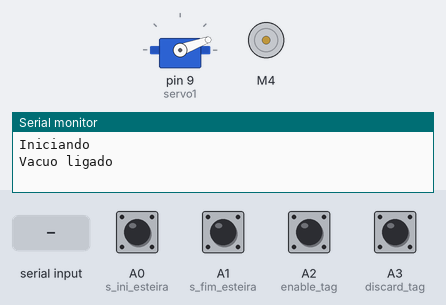
A sketch run on a simulated Arduino Uno, built with avr-gcc and run on an emulated ATmega328P. Shown: servo, DC motor (green arrow = forward, orange = backward, longer = faster), the last lines printed to the serial monitor. Inputs (shaded band) come from the test bench; at power-on: A0 (s_ini_esteira), A1 (s_fim_esteira), A2 (enable_tag), A3 (discard_tag) HIGH.

Above: at 2.2 s.
2.3 s: A0 (s_ini_esteira) pulled LOW for 0.15 s
At 2.6 s:
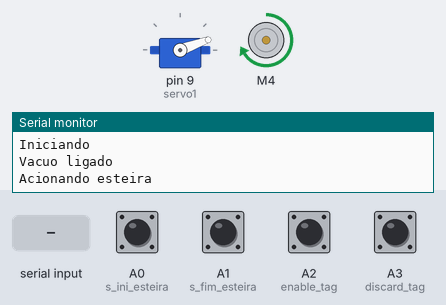
3.9 s: A1 (s_fim_esteira) pulled LOW for 3.2 s
At 5.7 s:
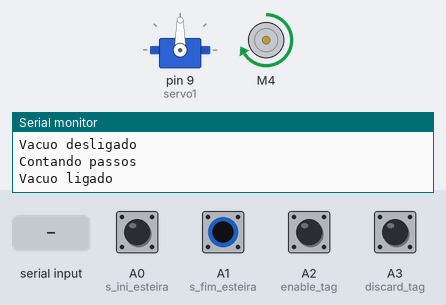
10.1 s: "200\n" received over Serial
At 11.7 s:
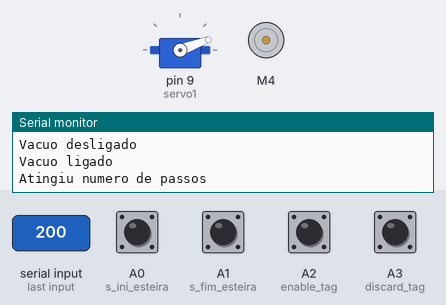
12.6 s: A3 (discard_tag) pulled LOW for 0.15 s
14.2 s: A0 (s_ini_esteira) pulled LOW for 1 s
At 15.2 s:
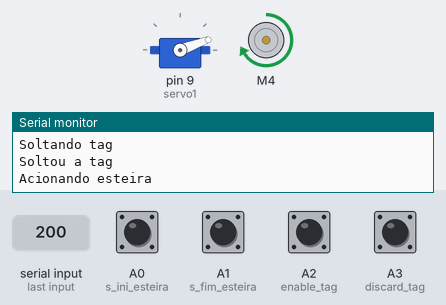
16.7 s: A1 (s_fim_esteira) pulled LOW for 0.15 s
At 18.5 s:
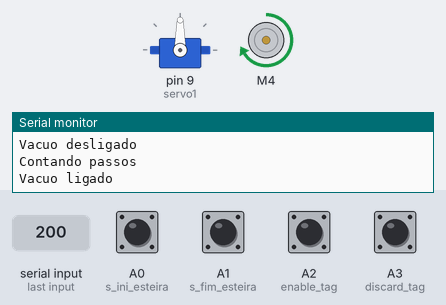
Timing chart, 0 to 20.2 s (numbered marks = the images above; inputs shaded):
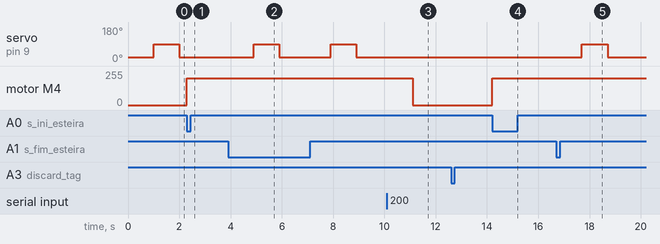

The sketch:

automatizacao_funcional.ino
```cpp
#include <AFMotor.h>
#include <Servo.h>

#define s_fim_esteira A1
#define s_ini_esteira A0
#define enable_tag    A2
#define discard_tag   A3
#define sentido_esteira FORWARD

AF_DCMotor esteira(4);
Servo servo1;

bool  emergencia = false;
int   passo_magazine = 0;
int   passo_esteira = 1;
int   pos_ini_servo = 20;
int   pos_fim_servo = 90;
long  contador_encoder_esteira = 0;
unsigned long t_servo = 0;
unsigned long t_esteira = 0;

void setup() {

  Serial.begin(9600);
  Serial.println("Iniciando");

  // Definir pino dos sensores
  pinMode(s_fim_esteira,INPUT_PULLUP);
  pinMode(s_ini_esteira,INPUT_PULLUP);
  pinMode(enable_tag,INPUT_PULLUP);
  pinMode(discard_tag,INPUT_PULLUP);
  servo1.attach(9);                   // Pino de acionamento do servo
  esteira.setSpeed(200);              // Velocidade

  // Se possuir tag no final da esteira e também no inicio, entra em emergência
  if (digitalRead(s_fim_esteira) == LOW and digitalRead(s_ini_esteira) == LOW and emergencia == false){
    emergencia = true;
    Serial.println("Entrou em emergência");
  }

  // Se possuir tag no final da esteira e nenhuma no inicio, solta a mesma
  if (digitalRead(s_fim_esteira) == LOW and digitalRead(s_ini_esteira) == HIGH and emergencia == false){

    t_esteira = millis();
    while(digitalRead(s_fim_esteira) == LOW){
      esteira.run(sentido_esteira);       // Aciona para soltar a tag no final

      if(millis() - t_esteira > 3000){
        emergencia = true;
        break;
      }
    }

    esteira.run(RELEASE);               // Aciona para voltar qualquer tag alimentada
    delay(1000);
  }
  esteira.run(RELEASE);                 // Para o acionamento

  if(emergencia == false){
    // Posição inicial do servo
    servo1.write(pos_ini_servo);        // Posição inicial

    delay(1000);                        // Tempo para estabilização
  }
}

void loop() {

  if(Serial.available()){
    contador_encoder_esteira = Serial.readString().toInt();
  }

  // Emergência
  if(emergencia == true){

    if(servo1.read() == 20){
      servo1.write(30);
      delay(100);
    }else{
      servo1.write(20);
      delay(100);
    }
  }else{

    // Aciona braço com servo
    if((passo_magazine == 0) or (passo_magazine == 1 and servo1.read() == pos_ini_servo and millis() - t_servo > 1000)){
      servo1.write(pos_fim_servo);
      t_servo = millis();
      passo_magazine = 2;
      Serial.println("Vacuo ligado");
    }

    // Desaciona braço com servo
    if(passo_magazine == 2 and servo1.read() == pos_fim_servo and millis() - t_servo > 1000){
      servo1.write(pos_ini_servo);
      t_servo = millis();
      passo_magazine = 3;
    }

    // Desliga vacuo
    if(passo_magazine == 3 and servo1.read() == pos_ini_servo and millis() - t_servo > 1000 and digitalRead(s_ini_esteira) == HIGH and digitalRead(s_fim_esteira) == LOW){
      // Desliga vacuo
      t_servo = millis();
      passo_magazine = 1;
      Serial.println("Vacuo desligado");
    }

    /* ESTEIRA */

    // Aciona esteira
    if(passo_esteira == 1 and digitalRead(s_ini_esteira) == LOW and digitalRead(s_fim_esteira) == HIGH and digitalRead(enable_tag) == HIGH){
      esteira.run(sentido_esteira);
      passo_esteira = 2;
      Serial.println("Acionando esteira");
    }

    // Contar passos esteira
    if(passo_esteira == 2 and digitalRead(s_fim_esteira) == LOW){
      contador_encoder_esteira = 0;
      passo_esteira = 3;
      Serial.println("Contando passos");
    }

    // Parar esteira
    if(passo_esteira == 3 and contador_encoder_esteira >= 200){
      esteira.run(RELEASE);
      passo_esteira = 4;
      Serial.println("Atingiu numero de passos");
    }

    // Soltar tag esteira
    if(passo_esteira == 4 and digitalRead(discard_tag) == LOW){
      esteira.run(sentido_esteira);
      passo_esteira = 5;
      Serial.println("Soltando tag");
    }

    // Acabou de soltar tag esteira
    if(passo_esteira == 5 and digitalRead(s_fim_esteira) == HIGH){
      esteira.run(RELEASE);
      passo_esteira = 1;
      Serial.println("Soltou a tag");
    }
  }
}
```

Measured:
- after the input at 2.3 s, motor M4: stopped → forward 200/255 at once
- after the input at 3.9 s, servo on pin 9 (servo1): alternates 90° for 1.0 s and 20° for 2.0 s, starting after 1.0 s
- after the input at 10.1 s, motor M4: forward 200/255 → stopped after 1.0 s
- after the input at 14.2 s, motor M4: stopped → forward 200/255 at once
- after the input at 16.7 s, servo on pin 9 (servo1): 20° → 90° after 1.0 s, → 20° 1.0 s later
